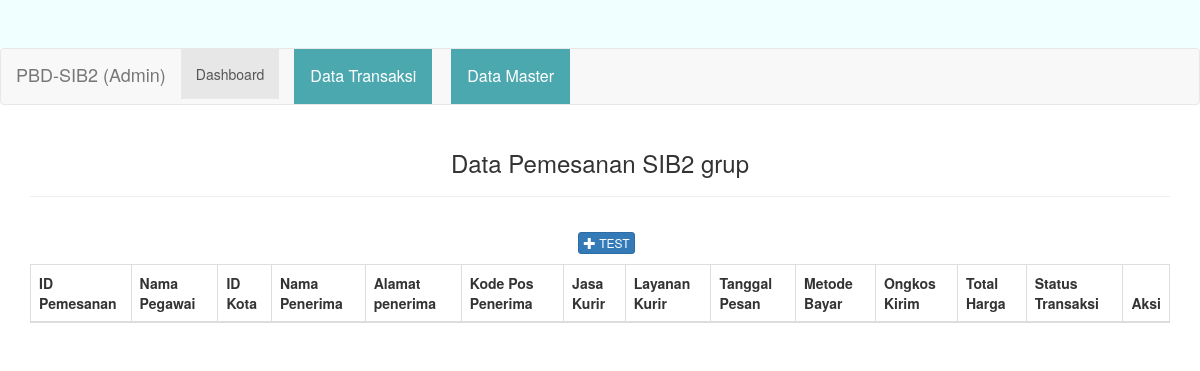
/pemesanan.php, run on an earlier commit of the app's database.
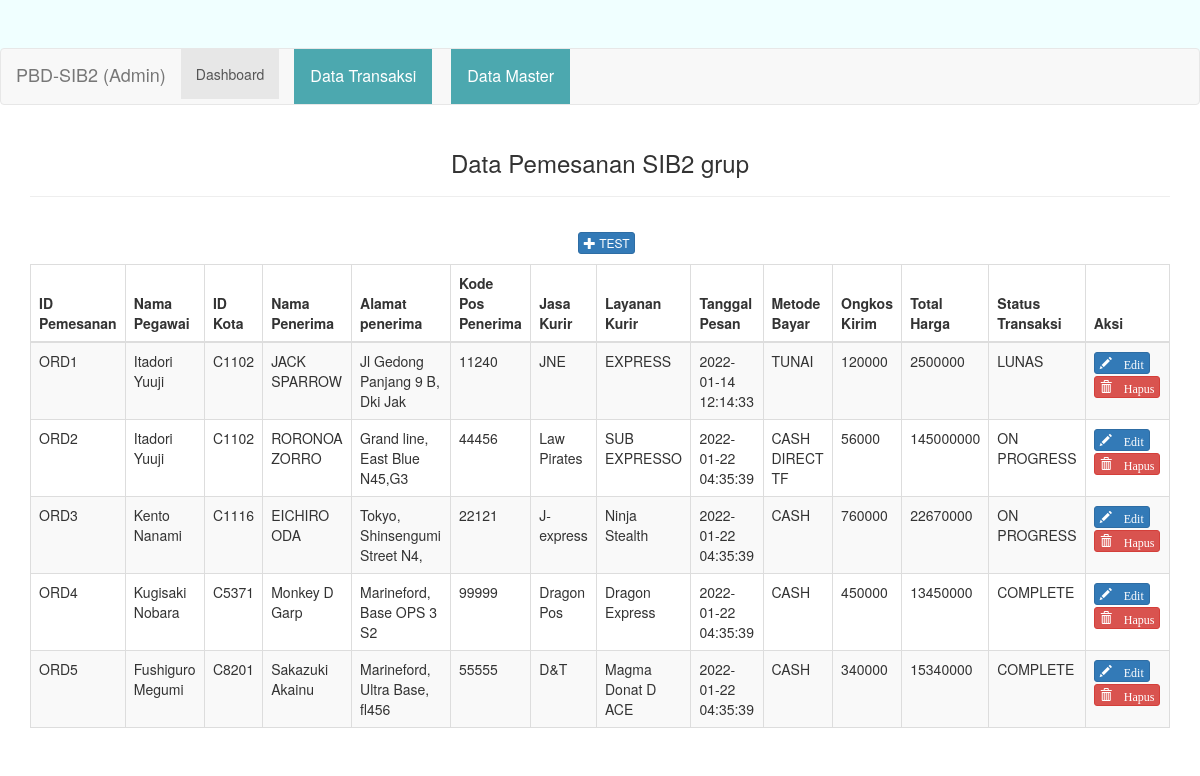
And on a later commit of the database.
### tables this page shows
CREATE TABLE `pemesanan` (
  `ID_PEMESANAN` char(5) NOT NULL,
  `ID_PEGAWAI` char(5) NOT NULL,
  `ID_KOTA` char(5) NOT NULL,
  `NAMA_PENERIMA` varchar(30) NOT NULL,
  `ALAMAT_PENERIMA` varchar(30) NOT NULL,
  `KODE_POS_PENERIMA` char(5) NOT NULL,
  `JASA_KURIR` varchar(15) NOT NULL,
  `LAYANAN_KURIR` varchar(50) NOT NULL,
  `TGL_PESAN` timestamp NOT NULL DEFAULT current_timestamp() ON UPDATE current_timestamp(),
  `JENIS_BAYAR` varchar(50) NOT NULL,
  `ONGKOS_KIRIM` decimal(12,0) NOT NULL,
  `TOTAL_HARGA` decimal(12,0) NOT NULL,
  `STATUS_TRANSAKSI` varchar(50) NOT NULL
);

CREATE TABLE `pegawai` (
  `ID_PEGAWAI` char(5) NOT NULL,
  `NAMA_PEGAWAI` varchar(30) NOT NULL,
  `ALAMAT_PEGAWAI` varchar(50) NOT NULL,
  `KODEPOS_PEGAWAI` char(5) NOT NULL,
  `USERNAMEPEG` varchar(15) NOT NULL,
  `PASSWORDPEG` varchar(18) NOT NULL,
  `STATUS_PEGAWAI` char(1) NOT NULL
);

### pemesanan.php (the view, shortened to what this page needs)
<?php
require_once 'config/database.php';
$query = "
SELECT
A.ID_PEMESANAN,
B.NAMA_PEGAWAI,
A.ID_KOTA,
A.NAMA_PENERIMA,
A.ALAMAT_PENERIMA,
A.KODE_POS_PENERIMA,
A.JASA_KURIR,
A.LAYANAN_KURIR,
A.TGL_PESAN,
A.JENIS_BAYAR,
A.ONGKOS_KIRIM,
A.TOTAL_HARGA,
A.STATUS_TRANSAKSI
from pemesanan A INNER JOIN pegawai B
ON A.ID_PEGAWAI=B.ID_PEGAWAI
GROUP BY A.ID_PEMESANAN
";
$sql = mysqli_query($db, $query);
?>
<!DOCTYPE html>
<html>
	<head>
		<link rel="stylesheet" type="text/css" href="asset/css/bootstrap.min.css">
	</head>
	<body>
	<div class="jumbotron text-center" style="background:azure; height: 100px;">
	<nav class="navbar navbar-default">
  <div class="container-fluid">
    <div class="navbar-header">
      <a class="navbar-brand" href="#">PBD-SIB2 (Admin)</a>
    </div>
    <div class="collapse navbar-collapse" id="bs-example-navbar-collapse-1">
      <ul class="nav navbar-nav">
        <li class="active"><a href="./">Dashboard<span class="sr-only">(current)</span></a></li>
		<div class="dropdown">
		<button class="dropbtn" style="margin-left:15px">Data Transaksi</button>
		</div>
		<div class="dropdown">
		<button class="dropbtn" style="margin-left:15px">Data Master</button>
		</div>
      </ul>
    </div>
  </div>
</nav>
	</div>
		<div class="container">
			<div class="row">
				<div class="col-xs-12 col-sm-12 col-md-12">
					<div class="text-center">
						<h3>Data Pemesanan SIB2 grup</h3><hr>
						<p style="padding:10pt 0pt 0pt 10pt;">
							<a href="pages/tambah_pemesanan.php" class="btn btn-xs btn-primary"><span class="glyphicon glyphicon-plus"></span> TEST </a>
						</p>
					</div>
					<div class="table-responsive">
						<table class="table table-striped table-bordered">
							<thead>
								<tr>
									<th>ID Pemesanan</th>
									<th>Nama Pegawai</th>
									<th>ID Kota</th>
									<th>Nama Penerima</th>
									<th>Alamat penerima</th>
									<th>Kode Pos Penerima</th>
									<th>Jasa Kurir</th>
									<th>Layanan Kurir</th>
									<th>Tanggal Pesan</th>
									<th>Metode Bayar</th>
									<th>Ongkos Kirim</th>
									<th>Total Harga</th>
									<th>Status Transaksi</th>
									<th>Aksi</th>
								</tr>
							</thead>
							<tbody>
							<?php foreach ($sql as $member) : ?>
								<tr>
									<td><?php echo $member['ID_PEMESANAN']; ?></td>
									<td><?php echo $member['NAMA_PEGAWAI']; ?></td>
									<td><?php echo $member['ID_KOTA']; ?></td>
									<td><?php echo $member['NAMA_PENERIMA']; ?></td>
									<td><?php echo $member['ALAMAT_PENERIMA']; ?></td>
									<td><?php echo $member['KODE_POS_PENERIMA']; ?></td>
									<td><?php echo $member['JASA_KURIR']; ?></td>
									<td><?php echo $member['LAYANAN_KURIR']; ?></td>
									<td><?php echo $member['TGL_PESAN']; ?></td>
									<td><?php echo $member['JENIS_BAYAR']; ?></td>
									<td><?php echo $member['ONGKOS_KIRIM']; ?></td>
									<td><?php echo $member['TOTAL_HARGA']; ?></td>
									<td><?php echo $member['STATUS_TRANSAKSI']; ?></td>
									<td>
										<a href="pages/edit_domba.php?id=<?php echo $member['ID_PEMESANAN']; ?>
										" class="btn btn-xs btn-primary"><span class="glyphicon glyphicon-pencil"> Edit</span></a>
										<a href="process/hapus_domba_proses.php?id=<?php echo $member['ID_PEMESANAN']; ?>
										" class="btn btn-xs btn-danger"><span class="glyphicon glyphicon-trash"> Hapus</span></a>
									</td>
								</tr>
							<?php endforeach; ?>
							</tbody>
						</table>
					</div>
				</div>
			</div>
		</div>
	</body>
</html>

### pemesanan.php (style rules this page uses)
.dropbtn { background-color: #4ca8af; color: white; padding: 16px; font-size: 16px; border: none; cursor: pointer; }
.dropdown { position: relative; display: inline-block; }

What changed in the data, as far as the page shows it:
added pemesanan: ID_PEMESANAN "ORD1", ID_PEGAWAI.NAMA_PEGAWAI "Itadori Yuuji", ID_KOTA "C1102", NAMA_PENERIMA "JACK SPARROW", ALAMAT_PENERIMA "Jl Gedong Panjang 9 B, Dki Jak", KODE_POS_PENERIMA "11240", JASA_KURIR "JNE", LAYANAN_KURIR "EXPRESS", TGL_PESAN "2022-01-14 12:14:33", JENIS_BAYAR "TUNAI", ONGKOS_KIRIM "120000", TOTAL_HARGA "2500000", STATUS_TRANSAKSI "LUNAS"
added pemesanan: ID_PEMESANAN "ORD2", ID_PEGAWAI.NAMA_PEGAWAI "Itadori Yuuji", ID_KOTA "C1102", NAMA_PENERIMA "RORONOA ZORRO", ALAMAT_PENERIMA "Grand line, East Blue N45,G3", KODE_POS_PENERIMA "44456", JASA_KURIR "Law Pirates", LAYANAN_KURIR "SUB EXPRESSO", TGL_PESAN "2022-01-22 04:35:39", JENIS_BAYAR "CASH DIRECT TF", ONGKOS_KIRIM "56000", TOTAL_HARGA "145000000", STATUS_TRANSAKSI "ON PROGRESS"
added pemesanan: ID_PEMESANAN "ORD3", ID_PEGAWAI.NAMA_PEGAWAI "Kento Nanami", ID_KOTA "C1116", NAMA_PENERIMA "EICHIRO ODA", ALAMAT_PENERIMA "Tokyo, Shinsengumi Street N4,", KODE_POS_PENERIMA "22121", JASA_KURIR "J-express", LAYANAN_KURIR "Ninja Stealth", TGL_PESAN "2022-01-22 04:35:39", JENIS_BAYAR "CASH", ONGKOS_KIRIM "760000", TOTAL_HARGA "22670000", STATUS_TRANSAKSI "ON PROGRESS"
added pemesanan: ID_PEMESANAN "ORD4", ID_PEGAWAI.NAMA_PEGAWAI "Kugisaki Nobara", ID_KOTA "C5371", NAMA_PENERIMA "Monkey D Garp", ALAMAT_PENERIMA "Marineford, Base OPS 3 S2", KODE_POS_PENERIMA "99999", JASA_KURIR "Dragon Pos", LAYANAN_KURIR "Dragon Express", TGL_PESAN "2022-01-22 04:35:39", JENIS_BAYAR "CASH", ONGKOS_KIRIM "450000", TOTAL_HARGA "13450000", STATUS_TRANSAKSI "COMPLETE"
added pemesanan: ID_PEMESANAN "ORD5", ID_PEGAWAI.NAMA_PEGAWAI "Fushiguro Megumi", ID_KOTA "C8201", NAMA_PENERIMA "Sakazuki Akainu", ALAMAT_PENERIMA "Marineford, Ultra Base, fl456", KODE_POS_PENERIMA "55555", JASA_KURIR "D&T", LAYANAN_KURIR "Magma Donat D ACE", TGL_PESAN "2022-01-22 04:35:39", JENIS_BAYAR "CASH", ONGKOS_KIRIM "340000", TOTAL_HARGA "15340000", STATUS_TRANSAKSI "COMPLETE"
